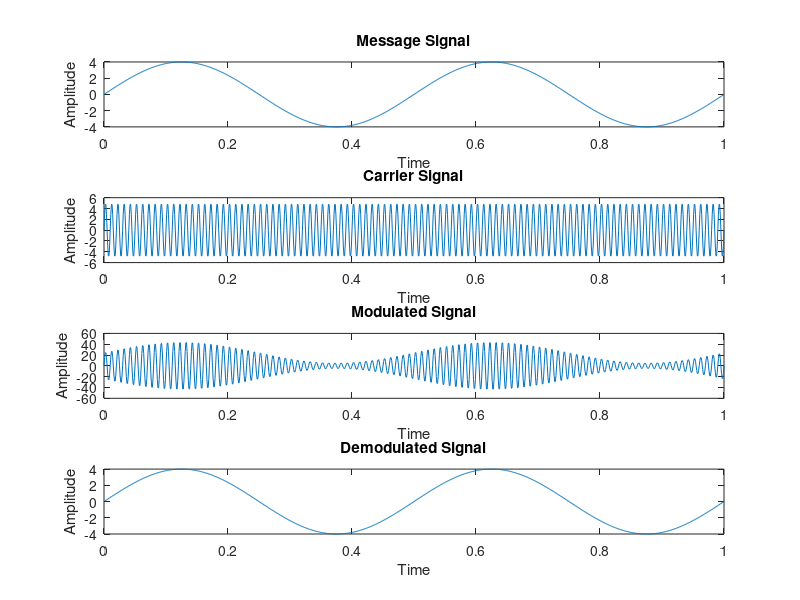

Source code (MATLAB):
clc;
close all;
clear all;

t = 0:0.001:1;
fm = 2;
fc = 100;
am = 2;
ac = 5;
msg = am*2*sin(2*pi*fm*t);
subplot(4,1,1);
plot(t, msg);
title('Message Signal');
hold on;
xlabel('Time');
ylabel('Amplitude');

carrier = ac * sin(2*pi*fc*t);
subplot(4,1,2);
plot(t, carrier);
title('Carrier Signal');
hold on;
xlabel('Time');
ylabel('Amplitude');


modulated_signal = (ac+msg).* carrier;
subplot(4,1,3);
plot(t, modulated_signal);
title('Modulated Signal');
hold on;
xlabel('Time');
ylabel('Amplitude');

demodulated_signal = (modulated_signal ./ carrier) - ac;
subplot(4,1,4);
plot(t, demodulated_signal);
title('Demodulated Signal');
hold on;
xlabel('Time');
ylabel('Amplitude');